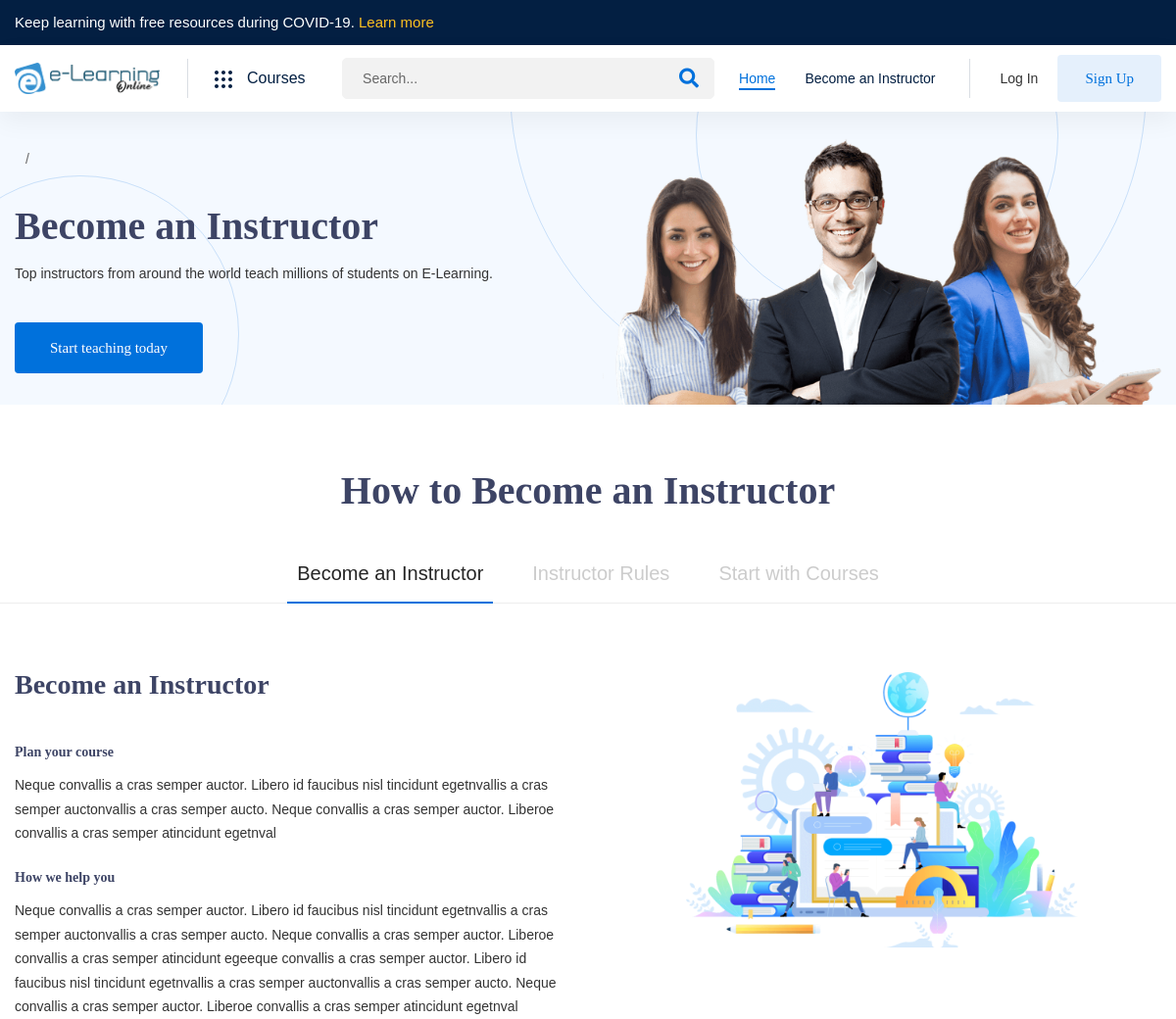
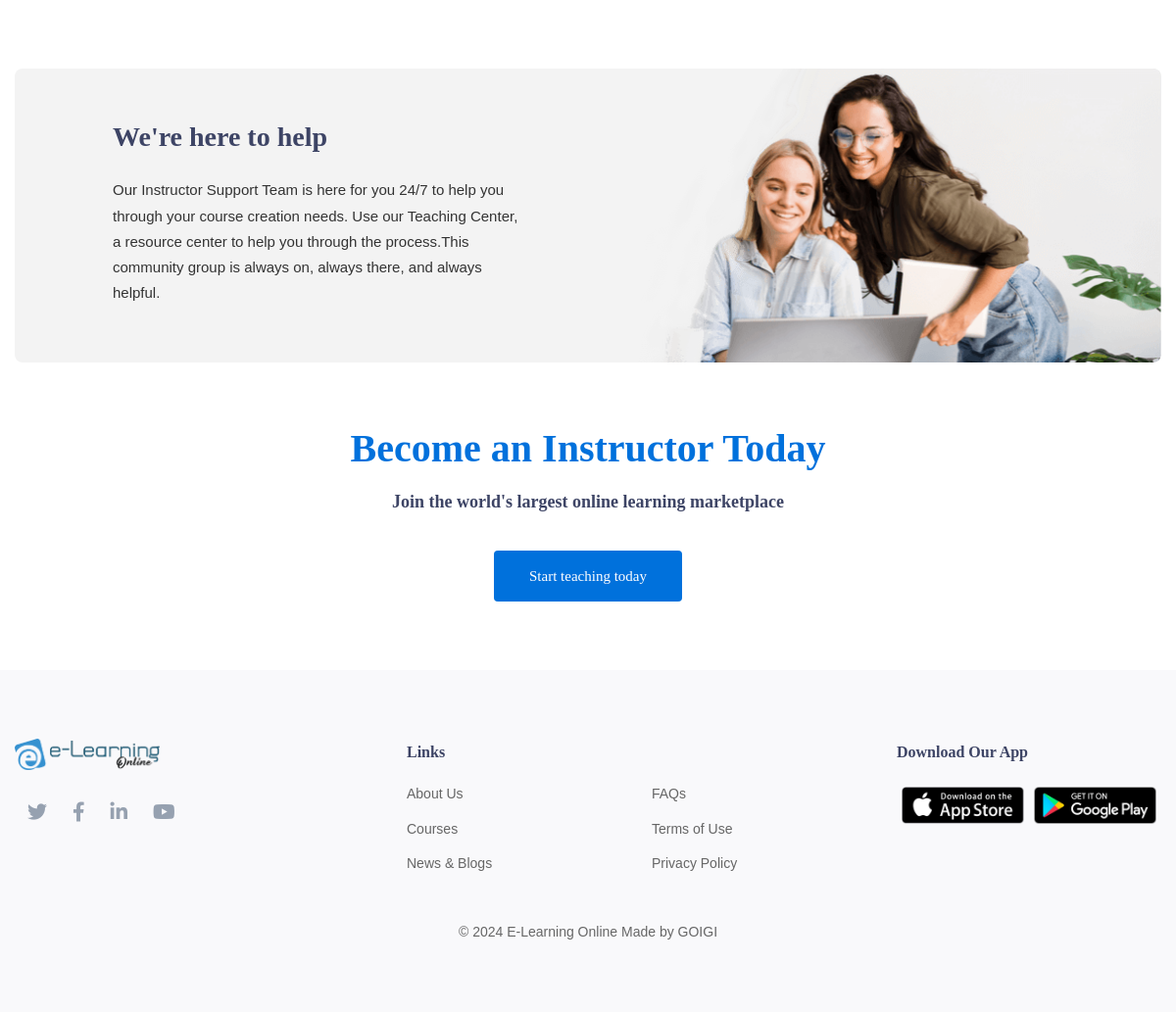
The app's page /index.php/home/becomeInstructor with its own data (2 pictures, top to bottom).
### tables this page shows
CREATE TABLE `settings` (
  `settingId` bigint(20) NOT NULL,
  `logo` varchar(500) DEFAULT NULL,
  `favicon` varchar(500) DEFAULT NULL,
  `title` varchar(500) DEFAULT NULL,
  `company` varchar(200) NOT NULL,
  `address` varchar(500) DEFAULT NULL,
  `email` varchar(500) DEFAULT NULL,
  `phone` varchar(500) DEFAULT NULL,
  `facebook` tinytext,
  `twitter` tinytext,
  `linkedin` tinytext,
  `instagram` tinytext,
  `member_subscription` int(2) NOT NULL,
  `member_activity` int(2) NOT NULL,
  `weekly_report` int(2) NOT NULL
);

CREATE TABLE `cms` (
  `pageId` bigint(20) NOT NULL,
  `sectionTitle` varchar(255) NOT NULL,
  `cmsTitle` varchar(100) DEFAULT NULL,
  `required_link` enum('1','0') NOT NULL DEFAULT '0',
  `link` varchar(255) DEFAULT NULL,
  `page_slug` varchar(255) NOT NULL,
  `required_textarea` enum('1','0') NOT NULL DEFAULT '0',
  `required_textarea_plugins` enum('1','0') NOT NULL DEFAULT '0',
  `content` longtext,
  `required_image` enum('1','0') NOT NULL DEFAULT '0',
  `image` varchar(255) NOT NULL,
  `created` timestamp NULL DEFAULT NULL,
  `modified` timestamp NULL DEFAULT CURRENT_TIMESTAMP ON UPDATE CURRENT_TIMESTAMP
);

### application/views/become_instructor.php (the view, shortened to what the rows shown need)
<?php
  $become_ins_title =  clean_String($cmsContent[4]->cmsTitle);
  $become_ins_content =  clean_String($cmsContent[4]->content);
  $become_ins_img = $cmsContent[4]->image;
  $become_ins_tab_title =  clean_String($cmsContent[5]->cmsTitle);
  $become_ins_tab1_title =  clean_String($cmsContent[1]->cmsTitle);
  $become_ins_tab1_content =  html_entity_decode($cmsContent[1]->content);
  $become_ins_tab1_img = $cmsContent[1]->image;
  $become_ins_tab2_title =  clean_String($cmsContent[2]->cmsTitle);
  $become_ins_tab3_title =  clean_String($cmsContent[3]->cmsTitle);
  $help_title =  clean_String($cmsContent[0]->cmsTitle);
  $help_content =  clean_String($cmsContent[0]->content);
  $help_img = $cmsContent[0]->image;
  $become_ins_last_title =  clean_String($cmsContent[6]->cmsTitle);
  $become_ins_last_content =  clean_String($cmsContent[6]->content);
?>
        <div class="page-banner bg-color-04">
            <div class="page-banner__wrapper scene">
                <div>
                    <div class="instructor-banner">
                        <div class="container custom-container">
                            <div class="row align-items-end align-items-xl-center">
                                <div class="col-lg-6">
                                    <div class="instructor-banner__content" data-aos="fade-up" data-aos-duration="1000">
                                        <div class="section-title">
                                            <h2 class="section-title__title-03"><?=$become_ins_title?></h2>
                                            <p class="mt-2"><?=$become_ins_content?> </p>
                                        </div>
                                    </div>
                                </div>
                                <div class="col-lg-6">
                                    <div class="instructor-banner__image" data-aos="fade-up" data-aos-duration="1000">
                                        <?php if ($become_ins_img && file_exists('./uploads/cms/'.$become_ins_img)) { ?>
                                            <img src="<?= base_url('uploads/cms/'.$become_ins_img) ?>" alt="Cms Image" class="service-thumb" width="727" height="347">
                                        <?php } else { ?>
                                            <img src="<?= base_url('uploads/noimg.png') ?>" alt="" width="350" height="201">
                                        <?php } ?>
                                    </div>
                                </div>
                            </div>
                        </div>
                    </div>
                </div>
            </div>
        </div>
        <div class="become-an-instructor section-padding-02">
            <div class="container custom-container">
                <div class="section-title text-center" data-aos="fade-up" data-aos-duration="1000">
                    <h2 class="section-title__title-03"><?=$become_ins_tab_title?></h2>
                </div>
                <div class="become-an-instructor__tabs" data-aos="fade-up" data-aos-duration="1000">
                    <ul class="nav justify-content-center">
                        <li><button class="active" data-bs-toggle="tab" data-bs-target="#tab1"><?=$become_ins_tab1_title?></button></li>
                        <li><button data-bs-toggle="tab" data-bs-target="#tab2"><?=$become_ins_tab2_title?></button></li>
                        <li><button data-bs-toggle="tab" data-bs-target="#tab3"><?=$become_ins_tab3_title?></button></li>
                    </ul>
                    <div class="tab-content">
                        <div class="tab-pane fade show active" id="tab1">
                            <div class="row gy-10">
                                <div class="col-lg-6">
                                    <div class="become-an-instructor__content">
                                        <?=$become_ins_tab1_content?>
                                    </div>
                                </div>
                                <div class="col-lg-6">
                                    <div class="become-an-instructor__image">
                                        <div class="become-an-instructor__svg-icon">
                                             <?php if ($become_ins_tab1_img && file_exists('./uploads/cms/'.$become_ins_tab1_img)) { ?>
                                                <img src="<?= base_url('uploads/cms/'.$become_ins_tab1_img) ?>" alt="Cms Image" class="service-thumb" width="400" height="296">
                                            <?php } else { ?>
                                                <img src="<?= base_url('uploads/noimg.png') ?>" alt="" width="350" height="201">
                                            <?php } ?>
                                        </div>
                                    </div>
                                </div>
                            </div>
                        </div>
                    </div>
                </div>
            </div>
        </div>
        <div class="instructor-banner-02 section-padding-02">
            <div class="container custom-container">
                <div class="instructor-banner-02__wrapper bg-color-09">
                    <div class="row align-items-xl-center align-items-end">
                        <div class="col-lg-6">
                            <div class="instructor-banner-02__content" data-aos="fade-up" data-aos-duration="1000">
                                <h2 class="instructor-banner-02__title"><?=$help_title?></h2>
                                <p><?=$help_content?></p>
                            </div>
                        </div>
                        <div class="col-lg-6">
                            <div class="instructor-banner-02__image text-end" data-aos="fade-up" data-aos-duration="1000">
                                <?php if ($help_img && file_exists('./uploads/cms/'.$help_img)) { ?>
                                    <img src="<?= base_url('uploads/cms/'.$help_img) ?>" alt="Cms Image" class="service-thumb" width="574" height="303">
                                <?php } else { ?>
                                    <img src="<?= base_url('uploads/noimg.png') ?>" alt="" width="574" height="303">
                                <?php } ?>
                            </div>
                        </div>
                    </div>
                </div>
            </div>
        </div>
        <div class="instructor-action section-padding-01">
            <div class="container custom-container">
                <div class="instructor-action__content text-center" data-aos="fade-up" data-aos-duration="1000">
                    <h2 class="instructor-action__main-title"><?=$become_ins_last_title?></h2>
                    <h4 class="instructor-action__sub-title"><?=$become_ins_last_content?></h4>
                    <a href="javascript:void(0);" class="instructor-action__btn btn btn-primary btn-hover-secondary display_instructor_signup_modal" href="#">Start teaching today</a>
                </div>
            </div>
        </div>

### application/views/header.php (shortened to what the rows shown need)
<?php
    $settings = $this->mymodel->get('settings', true, 'settingId', '1');
?>
<!DOCTYPE html>
<html class="no-js" lang="en">
<head>
    <link rel="stylesheet" href="<?=base_url('frontend/css/vendor/fontawesome-all.min.css')?>">
    <link rel="stylesheet" href="<?=base_url('frontend/css/vendor/bootstrap.min.css')?>">
    <link rel="stylesheet" href="<?=base_url('frontend/css/vendor/edumall-icon.css')?>">
    <link rel="stylesheet" href="<?=base_url('frontend/css/plugins/aos.css')?>">
    <link rel="stylesheet" href="<?=base_url('frontend/css/plugins/swiper-bundle.min.css')?>">
    <link rel="stylesheet" href="<?=base_url('frontend/css/plugins/perfect-scrollbar.css')?>">
    <link rel="stylesheet" href="<?=base_url('frontend/css/plugins/jquery.powertip.min.css')?>">
    <link rel="stylesheet" href="<?=base_url('frontend/css/plugins/glightbox.min.css')?>">
    <link rel="stylesheet" href="<?=base_url('frontend/css/plugins/flatpickr.min.css')?>">
    <link rel="stylesheet" href="<?=base_url('frontend/css/plugins/ion.rangeSlider.min.css')?>">
    <link rel="stylesheet" href="<?=base_url('frontend/css/plugins/select2.min.css')?>">
    <link rel="stylesheet" href="<?= base_url('plugins/sweetalert/sweetalert.css');?>">
    <link rel="stylesheet" href="<?= base_url('frontend/css/owl.carousel.min.css');?>">
    <link rel="stylesheet" href="<?=base_url('frontend/css/style.css')?>">
    <link rel="stylesheet" href="<?=base_url('frontend/css/custom.css')?>">
</head>
<body>
    <main class="main-wrapper">
        <div class="header-section header-sticky">
            <div class="header-main">
                <div class="container">
                    <div class="header-main-wrapper">
                        <div class="header-logo">
                            <a class="header-logo__logo" href="<?=base_url()?>"><img src="<?= base_url('uploads/logos/'.@$settings->logo) ?>" width="296" height="64" alt="Logo"></a>
                        </div>
                    </div>
                </div>
            </div>
        </div>

### application/views/footer.php (shortened to what the rows shown need)
<?php $settings = $this->mymodel->get('settings', true, 'settingId', '1'); ?>
<div class="footer-section footer-bg-1">
    <div class="footer-widget-area section-padding-01">
        <div class="container">
            <div class="row gy-6">
                <div class="col-lg-4">
                    <div class="footer-widget ">
                        <a href="<?=base_url()?>" class="footer-widget__logo"><img src="<?= base_url('uploads/logos/'.@$settings->logo) ?>" alt="Logo" width="150" height="32"></a>
                    </div>
                </div>
                <div class="col-lg-12 text-center">
                    <p class="footer-widget__copyright">&copy;  <?=date('Y')?> <span> <?=$settings->title?> </span> Made by <a href="https://www.goigi.com" target="_blank">GOIGI</a></p>
                </div>
            </div>
        </div>
    </div>
</div>
</main>
</body>
</html>

### records on screen
settings: logo (picture), title "E-Learning Online"
cms: cmsTitle "Become an Instructor", content "Top instructors from around the world teach millions of students on E-Learning.", image (picture)
cms: cmsTitle "How to Become an Instructor"
cms: cmsTitle "Become an Instructor", content "Become an Instructor Plan your course Neque convallis a cras semper auctor. Libero id faucibus nisl tincidunt egetnvallis a cras semper auctonvallis a cras semper aucto. Neque convallis a cras semper auctor. Liberoe convallis a cras semper atincidunt egetnval How we help you Neque convallis a cras semper auctor. Libero id faucibus nisl tincidunt egetnvallis a cras semper auctonvallis a cras semper aucto. Neque convallis a cras semper auctor. Liberoe convallis a cras semper atincidunt egeeque convallis a cras semper auctor. Libero id faucibus nisl tincidunt egetnvallis a cras semper auctonvallis a cras semper aucto. Neque convallis a cras semper auctor. Liberoe convallis a cras semper…", image (picture)
cms: cmsTitle "Instructor Rules"
cms: cmsTitle "Start with Courses"
cms: cmsTitle "We're here to help", content "Our Instructor Support Team is here for you 24/7 to help you through your course creation needs. Use our Teaching Center, a resource center to help you through the process.This community group is always on, always there, and always helpful.", image (picture)
cms: cmsTitle "Become an Instructor Today", content "Join the world's largest online learning marketplace"
